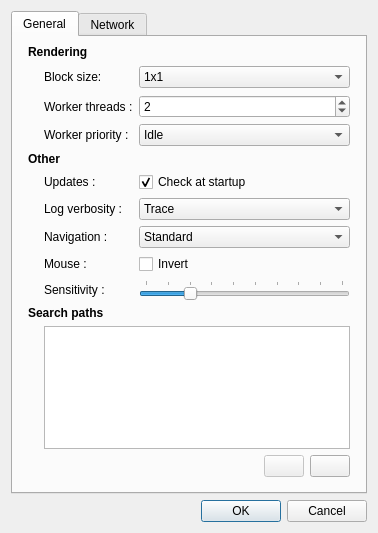
<?xml version="1.0" encoding="UTF-8"?>
<ui version="4.0">
 <class>ProgramSettingsDialog</class>
 <widget class="QDialog" name="ProgramSettingsDialog">
  <property name="geometry">
   <rect>
    <x>0</x>
    <y>0</y>
    <width>378</width>
    <height>533</height>
   </rect>
  </property>
  <property name="sizePolicy">
   <sizepolicy hsizetype="Preferred" vsizetype="MinimumExpanding">
    <horstretch>0</horstretch>
    <verstretch>0</verstretch>
   </sizepolicy>
  </property>
  <property name="maximumSize">
   <size>
    <width>16777215</width>
    <height>16777215</height>
   </size>
  </property>
  <property name="windowTitle">
   <string>Settings</string>
  </property>
  <layout class="QGridLayout" name="gridLayout">
   <item row="13" column="0">
    <widget class="QDialogButtonBox" name="buttonBox">
     <property name="orientation">
      <enum>Qt::Horizontal</enum>
     </property>
     <property name="standardButtons">
      <set>QDialogButtonBox::Cancel|QDialogButtonBox::Ok</set>
     </property>
    </widget>
   </item>
   <item row="0" column="0">
    <widget class="QTabWidget" name="tabWidget">
     <property name="sizePolicy">
      <sizepolicy hsizetype="Preferred" vsizetype="Expanding">
       <horstretch>0</horstretch>
       <verstretch>0</verstretch>
      </sizepolicy>
     </property>
     <property name="currentIndex">
      <number>0</number>
     </property>
     <widget class="QWidget" name="tab1">
      <attribute name="title">
       <string>General</string>
      </attribute>
      <layout class="QGridLayout" name="gridLayout1" rowstretch="0,0,0,0,0,0,0,0,0,0,0,0,0,0,0,0,0" columnstretch="0,0,0,1">
       <property name="leftMargin">
        <number>15</number>
       </property>
       <property name="topMargin">
        <number>8</number>
       </property>
       <property name="rightMargin">
        <number>15</number>
       </property>
       <property name="bottomMargin">
        <number>15</number>
       </property>
       <property name="spacing">
        <number>6</number>
       </property>
       <item row="0" column="0" colspan="3">
        <widget class="QLabel" name="label_10">
         <property name="font">
          <font>
           <weight>75</weight>
           <bold>true</bold>
          </font>
         </property>
         <property name="text">
          <string>Rendering</string>
         </property>
        </widget>
       </item>
       <item row="1" column="0">
        <spacer name="horizontalSpacer">
         <property name="orientation">
          <enum>Qt::Horizontal</enum>
         </property>
         <property name="sizeType">
          <enum>QSizePolicy::Fixed</enum>
         </property>
         <property name="sizeHint" stdset="0">
          <size>
           <width>10</width>
           <height>24</height>
          </size>
         </property>
        </spacer>
       </item>
       <item row="1" column="1">
        <widget class="QLabel" name="label">
         <property name="toolTip">
          <string>Specify the block resolution used to split images into
parallel workloads (default: 32x32). If chosen too small,
excessive block management may slow down the rendering.
Only applies to some integrators. </string>
         </property>
         <property name="text">
          <string>Block size: </string>
         </property>
         <property name="buddy">
          <cstring>blockSizeBox</cstring>
         </property>
        </widget>
       </item>
       <item row="1" column="2" colspan="2">
        <widget class="QComboBox" name="blockSizeBox">
         <property name="toolTip">
          <string>Specify the block resolution used to split images into
parallel workloads (default: 32x32). If chosen too small,
excessive block management may slow down the rendering.
Only applies to some integrators. </string>
         </property>
         <item>
          <property name="text">
           <string>1x1</string>
          </property>
         </item>
         <item>
          <property name="text">
           <string>2x2</string>
          </property>
         </item>
         <item>
          <property name="text">
           <string>4x4</string>
          </property>
         </item>
         <item>
          <property name="text">
           <string>8x8</string>
          </property>
         </item>
         <item>
          <property name="text">
           <string>16x16</string>
          </property>
         </item>
         <item>
          <property name="text">
           <string>32x32</string>
          </property>
         </item>
         <item>
          <property name="text">
           <string>64x64</string>
          </property>
         </item>
         <item>
          <property name="text">
           <string>128x128</string>
          </property>
         </item>
        </widget>
       </item>
       <item row="2" column="1">
        <widget class="QLabel" name="label_2">
         <property name="toolTip">
          <string>Specifies the number of local worker threads. The default is to use
all local cores (including virtual cores on Hyper-threading-enabled
machines). Setting this value lower can be useful to reduce the
system load, especially when much of the work is done over the network.</string>
         </property>
         <property name="text">
          <string>Worker threads :</string>
         </property>
         <property name="buddy">
          <cstring>localWorkerBox</cstring>
         </property>
        </widget>
       </item>
       <item row="2" column="2" colspan="2">
        <widget class="QSpinBox" name="localWorkerBox">
         <property name="toolTip">
          <string>Specifies the number of local worker threads. The default is to use
all local cores (including virtual cores on Hyper-threading-enabled
machines). Setting this value lower can be useful to reduce the
system load, especially when much of the work is done over the network.</string>
         </property>
         <property name="value">
          <number>2</number>
         </property>
        </widget>
       </item>
       <item row="14" column="0" colspan="4">
        <widget class="QLabel" name="label_3">
         <property name="font">
          <font>
           <weight>75</weight>
           <bold>true</bold>
          </font>
         </property>
         <property name="text">
          <string>Search paths</string>
         </property>
        </widget>
       </item>
       <item row="16" column="1" colspan="3">
        <layout class="QHBoxLayout" name="buttonsLayout1" stretch="0,0,0">
         <property name="spacing">
          <number>6</number>
         </property>
         <item>
          <spacer name="horizontalSpacer_2">
           <property name="orientation">
            <enum>Qt::Horizontal</enum>
           </property>
           <property name="sizeHint" stdset="0">
            <size>
             <width>118</width>
             <height>17</height>
            </size>
           </property>
          </spacer>
         </item>
         <item>
          <widget class="QPushButton" name="removePathButton">
           <property name="enabled">
            <bool>false</bool>
           </property>
           <property name="maximumSize">
            <size>
             <width>40</width>
             <height>16777215</height>
            </size>
           </property>
           <property name="toolTip">
            <string>Remove the selected search path</string>
           </property>
           <property name="text">
            <string/>
           </property>
           <property name="icon">
            <iconset resource="resources.qrc">
             <normaloff>:/resources/remove.png</normaloff>:/resources/remove.png</iconset>
           </property>
           <property name="iconSize">
            <size>
             <width>16</width>
             <height>16</height>
            </size>
           </property>
           <property name="autoDefault">
            <bool>false</bool>
           </property>
          </widget>
         </item>
         <item>
          <widget class="QPushButton" name="addPathButton">
           <property name="sizePolicy">
            <sizepolicy hsizetype="Minimum" vsizetype="Fixed">
             <horstretch>0</horstretch>
             <verstretch>0</verstretch>
            </sizepolicy>
           </property>
           <property name="maximumSize">
            <size>
             <width>40</width>
             <height>16777215</height>
            </size>
           </property>
           <property name="toolTip">
            <string>Add a search path</string>
           </property>
           <property name="text">
            <string/>
           </property>
           <property name="icon">
            <iconset resource="resources.qrc">
             <normaloff>:/resources/add.png</normaloff>:/resources/add.png</iconset>
           </property>
           <property name="iconSize">
            <size>
             <width>16</width>
             <height>16</height>
            </size>
           </property>
           <property name="autoDefault">
            <bool>false</bool>
           </property>
          </widget>
         </item>
        </layout>
       </item>
       <item row="4" column="0" colspan="3">
        <widget class="QLabel" name="label_11">
         <property name="font">
          <font>
           <weight>75</weight>
           <bold>true</bold>
          </font>
         </property>
         <property name="text">
          <string>Other</string>
         </property>
        </widget>
       </item>
       <item row="15" column="1" colspan="3">
        <widget class="QListWidget" name="searchPathList">
         <property name="enabled">
          <bool>true</bool>
         </property>
         <property name="sizePolicy">
          <sizepolicy hsizetype="Expanding" vsizetype="Ignored">
           <horstretch>0</horstretch>
           <verstretch>1</verstretch>
          </sizepolicy>
         </property>
         <property name="minimumSize">
          <size>
           <width>70</width>
           <height>70</height>
          </size>
         </property>
         <property name="maximumSize">
          <size>
           <width>16777215</width>
           <height>16777215</height>
          </size>
         </property>
         <property name="toolTip">
          <string>List of additional directories that will be searched
for resources, such as geometry data, textures, etc.</string>
         </property>
         <property name="frameShadow">
          <enum>QFrame::Sunken</enum>
         </property>
         <property name="resizeMode">
          <enum>QListView::Adjust</enum>
         </property>
        </widget>
       </item>
       <item row="6" column="2">
        <widget class="QCheckBox" name="checkForUpdatesBox">
         <property name="enabled">
          <bool>true</bool>
         </property>
         <property name="toolTip">
          <string>If active, Mitsuba will try to determine the most recent
release via Internet every time it is started.</string>
         </property>
         <property name="autoFillBackground">
          <bool>false</bool>
         </property>
         <property name="styleSheet">
          <string/>
         </property>
         <property name="text">
          <string>Check at startup</string>
         </property>
         <property name="checked">
          <bool>true</bool>
         </property>
         <property name="tristate">
          <bool>false</bool>
         </property>
        </widget>
       </item>
       <item row="6" column="1">
        <widget class="QLabel" name="label_7">
         <property name="toolTip">
          <string>If active, Mitsuba will try to determine the most recent
release via Internet every time it is started.</string>
         </property>
         <property name="text">
          <string>Updates :</string>
         </property>
        </widget>
       </item>
       <item row="11" column="2" colspan="2">
        <widget class="QSlider" name="sensitivitySlider">
         <property name="toolTip">
          <string>Specifies how sensitive the mouse should react to
movements while navigating in the realt-time preview.</string>
         </property>
         <property name="minimum">
          <number>1</number>
         </property>
         <property name="maximum">
          <number>10</number>
         </property>
         <property name="singleStep">
          <number>1</number>
         </property>
         <property name="pageStep">
          <number>1</number>
         </property>
         <property name="value">
          <number>3</number>
         </property>
         <property name="sliderPosition">
          <number>3</number>
         </property>
         <property name="orientation">
          <enum>Qt::Horizontal</enum>
         </property>
         <property name="tickPosition">
          <enum>QSlider::TicksAbove</enum>
         </property>
         <property name="tickInterval">
          <number>1</number>
         </property>
        </widget>
       </item>
       <item row="11" column="1">
        <widget class="QLabel" name="label_8">
         <property name="toolTip">
          <string>Specifies how sensitive the mouse should react to
movements while navigating in the realt-time preview.</string>
         </property>
         <property name="text">
          <string>Sensitivity :</string>
         </property>
        </widget>
       </item>
       <item row="9" column="1">
        <widget class="QLabel" name="label_12">
         <property name="toolTip">
          <string>Should the preview navigation flip the Y axis of the mouse?</string>
         </property>
         <property name="text">
          <string>Mouse :</string>
         </property>
         <property name="buddy">
          <cstring>invertMouseBox</cstring>
         </property>
        </widget>
       </item>
       <item row="9" column="2">
        <widget class="QCheckBox" name="invertMouseBox">
         <property name="toolTip">
          <string>Should the preview navigation flip the Y axis of the mouse?</string>
         </property>
         <property name="autoFillBackground">
          <bool>false</bool>
         </property>
         <property name="styleSheet">
          <string/>
         </property>
         <property name="text">
          <string>Invert</string>
         </property>
         <property name="tristate">
          <bool>false</bool>
         </property>
        </widget>
       </item>
       <item row="8" column="1">
        <widget class="QLabel" name="label_15">
         <property name="toolTip">
          <string>&lt;!DOCTYPE HTML PUBLIC &quot;-//W3C//DTD HTML 4.0//EN&quot; &quot;http://www.w3.org/TR/REC-html40/strict.dtd&quot;&gt;
&lt;html&gt;&lt;head&gt;&lt;meta name=&quot;qrichtext&quot; content=&quot;1&quot; /&gt;&lt;style type=&quot;text/css&quot;&gt;
p, li { white-space: pre-wrap; }
&lt;/style&gt;&lt;/head&gt;&lt;body style=&quot; font-family:'Ubuntu'; font-size:11pt; font-weight:400; font-style:normal;&quot;&gt;
&lt;p style=&quot; margin-top:0px; margin-bottom:0px; margin-left:0px; margin-right:0px; -qt-block-indent:0; text-indent:0px;&quot;&gt;This option specifies the camera behavior when navigating within the realtime preview.&lt;/p&gt;
&lt;p style=&quot;-qt-paragraph-type:empty; margin-top:0px; margin-bottom:0px; margin-left:0px; margin-right:0px; -qt-block-indent:0; text-indent:0px;&quot;&gt;&lt;/p&gt;
&lt;p style=&quot; margin-top:0px; margin-bottom:0px; margin-left:0px; margin-right:0px; -qt-block-indent:0; text-indent:0px;&quot;&gt;&lt;span style=&quot; font-weight:600;&quot;&gt;Standard&lt;/span&gt;: Rotate around the currently selected object.&lt;/p&gt;
&lt;p style=&quot;-qt-paragraph-type:empty; margin-top:0px; margin-bottom:0px; margin-left:0px; margin-right:0px; -qt-block-indent:0; text-indent:0px;&quot;&gt;&lt;/p&gt;
&lt;p style=&quot; margin-top:0px; margin-bottom:0px; margin-left:0px; margin-right:0px; -qt-block-indent:0; text-indent:0px;&quot;&gt;&lt;span style=&quot; font-weight:600;&quot;&gt;First person&lt;/span&gt;: A navigation mode that resembles walking through a scene&lt;/p&gt;&lt;/body&gt;&lt;/html&gt;</string>
         </property>
         <property name="text">
          <string>Navigation :</string>
         </property>
         <property name="buddy">
          <cstring>navigationModeBox</cstring>
         </property>
        </widget>
       </item>
       <item row="8" column="2" colspan="2">
        <widget class="QComboBox" name="navigationModeBox">
         <property name="toolTip">
          <string>&lt;!DOCTYPE HTML PUBLIC &quot;-//W3C//DTD HTML 4.0//EN&quot; &quot;http://www.w3.org/TR/REC-html40/strict.dtd&quot;&gt;
&lt;html&gt;&lt;head&gt;&lt;meta name=&quot;qrichtext&quot; content=&quot;1&quot; /&gt;&lt;style type=&quot;text/css&quot;&gt;
p, li { white-space: pre-wrap; }
&lt;/style&gt;&lt;/head&gt;&lt;body style=&quot; font-family:'Ubuntu'; font-size:11pt; font-weight:400; font-style:normal;&quot;&gt;
&lt;p style=&quot; margin-top:0px; margin-bottom:0px; margin-left:0px; margin-right:0px; -qt-block-indent:0; text-indent:0px;&quot;&gt;This option specifies the camera behavior when navigating within the realtime preview.&lt;/p&gt;
&lt;p style=&quot;-qt-paragraph-type:empty; margin-top:0px; margin-bottom:0px; margin-left:0px; margin-right:0px; -qt-block-indent:0; text-indent:0px;&quot;&gt;&lt;/p&gt;
&lt;p style=&quot; margin-top:0px; margin-bottom:0px; margin-left:0px; margin-right:0px; -qt-block-indent:0; text-indent:0px;&quot;&gt;&lt;span style=&quot; font-weight:600;&quot;&gt;Standard&lt;/span&gt;: Rotate around the currently selected object.&lt;/p&gt;
&lt;p style=&quot;-qt-paragraph-type:empty; margin-top:0px; margin-bottom:0px; margin-left:0px; margin-right:0px; -qt-block-indent:0; text-indent:0px;&quot;&gt;&lt;/p&gt;
&lt;p style=&quot; margin-top:0px; margin-bottom:0px; margin-left:0px; margin-right:0px; -qt-block-indent:0; text-indent:0px;&quot;&gt;&lt;span style=&quot; font-weight:600;&quot;&gt;First person&lt;/span&gt;: A navigation mode that resembles walking through a scene&lt;/p&gt;&lt;/body&gt;&lt;/html&gt;</string>
         </property>
         <item>
          <property name="text">
           <string>Standard</string>
          </property>
         </item>
         <item>
          <property name="text">
           <string>First Person</string>
          </property>
         </item>
        </widget>
       </item>
       <item row="7" column="2" colspan="2">
        <widget class="QComboBox" name="logVerbosityBox">
         <property name="toolTip">
          <string>Specifies the threshold for displaying log messages.
For instance, setting this to &quot;Info&quot; means that everything
above and including &quot;Info&quot; is written to the console.</string>
         </property>
         <item>
          <property name="text">
           <string>Trace</string>
          </property>
         </item>
         <item>
          <property name="text">
           <string>Debug</string>
          </property>
         </item>
         <item>
          <property name="text">
           <string>Info</string>
          </property>
         </item>
         <item>
          <property name="text">
           <string>Warn</string>
          </property>
         </item>
         <item>
          <property name="text">
           <string>Error</string>
          </property>
         </item>
        </widget>
       </item>
       <item row="7" column="1">
        <widget class="QLabel" name="label_5">
         <property name="toolTip">
          <string>Specifies the threshold for displaying log messages.
For instance, setting this to &quot;Info&quot; means that everything
above and including &quot;Info&quot; is written to the console.</string>
         </property>
         <property name="text">
          <string>Log verbosity :</string>
         </property>
         <property name="buddy">
          <cstring>logVerbosityBox</cstring>
         </property>
        </widget>
       </item>
       <item row="3" column="1">
        <widget class="QLabel" name="label_16">
         <property name="toolTip">
          <string>Thread priority to assign to Mitsuba's rendering threads.
Setting this to a value below Normal is usually a good idea,
since it will make the operating system more responsive.</string>
         </property>
         <property name="text">
          <string>Worker priority :</string>
         </property>
        </widget>
       </item>
       <item row="3" column="2" colspan="2">
        <widget class="QComboBox" name="workerPriorityBox">
         <property name="toolTip">
          <string>Thread priority to assign to Mitsuba's rendering threads.
Setting this to a value below Normal is usually a good idea,
since it will make the operating system more responsive.</string>
         </property>
         <item>
          <property name="text">
           <string>Idle</string>
          </property>
         </item>
         <item>
          <property name="text">
           <string>Lowest</string>
          </property>
         </item>
         <item>
          <property name="text">
           <string>Low</string>
          </property>
         </item>
         <item>
          <property name="text">
           <string>Normal</string>
          </property>
         </item>
         <item>
          <property name="text">
           <string>High</string>
          </property>
         </item>
         <item>
          <property name="text">
           <string>Highest</string>
          </property>
         </item>
        </widget>
       </item>
      </layout>
     </widget>
     <widget class="QWidget" name="tab2">
      <attribute name="title">
       <string>Network</string>
      </attribute>
      <layout class="QGridLayout" name="gridLayout2" rowstretch="0,0,0,0,0,1,0,0,0,0" columnstretch="0,0,1">
       <property name="leftMargin">
        <number>15</number>
       </property>
       <property name="topMargin">
        <number>8</number>
       </property>
       <property name="rightMargin">
        <number>15</number>
       </property>
       <property name="bottomMargin">
        <number>15</number>
       </property>
       <property name="spacing">
        <number>6</number>
       </property>
       <item row="0" column="0" colspan="3">
        <widget class="QLabel" name="label_4">
         <property name="font">
          <font>
           <weight>75</weight>
           <bold>true</bold>
          </font>
         </property>
         <property name="text">
          <string>Server settings</string>
         </property>
        </widget>
       </item>
       <item row="1" column="1">
        <widget class="QLabel" name="label_13">
         <property name="toolTip">
          <string>When the server feature is used, this field specifies the
hostname and associated network interface, on which
to wait for incoming connections.</string>
         </property>
         <property name="text">
          <string>Listen address :</string>
         </property>
         <property name="buddy">
          <cstring>nodeName</cstring>
         </property>
        </widget>
       </item>
       <item row="1" column="2">
        <widget class="QLineEdit" name="nodeName">
         <property name="toolTip">
          <string>When the server feature is used, this field specifies the
hostname and associated network interface, on which
to wait for incoming connections.</string>
         </property>
         <property name="text">
          <string>localhost</string>
         </property>
        </widget>
       </item>
       <item row="4" column="0" colspan="3">
        <widget class="QLabel" name="label_9">
         <property name="font">
          <font>
           <weight>75</weight>
           <bold>true</bold>
          </font>
         </property>
         <property name="text">
          <string>Network render nodes</string>
         </property>
        </widget>
       </item>
       <item row="5" column="1" colspan="2">
        <widget class="QListWidget" name="connectionList">
         <property name="sizePolicy">
          <sizepolicy hsizetype="Expanding" vsizetype="Ignored">
           <horstretch>0</horstretch>
           <verstretch>0</verstretch>
          </sizepolicy>
         </property>
         <property name="minimumSize">
          <size>
           <width>70</width>
           <height>70</height>
          </size>
         </property>
        </widget>
       </item>
       <item row="6" column="1" colspan="2">
        <layout class="QHBoxLayout" name="buttonsLayout2" stretch="0,0,0">
         <item>
          <spacer name="horizontalSpacer_4">
           <property name="orientation">
            <enum>Qt::Horizontal</enum>
           </property>
           <property name="sizeHint" stdset="0">
            <size>
             <width>118</width>
             <height>17</height>
            </size>
           </property>
          </spacer>
         </item>
         <item>
          <widget class="QPushButton" name="removeConnectionButton">
           <property name="enabled">
            <bool>false</bool>
           </property>
           <property name="maximumSize">
            <size>
             <width>40</width>
             <height>16777215</height>
            </size>
           </property>
           <property name="toolTip">
            <string>Remove a render node</string>
           </property>
           <property name="text">
            <string/>
           </property>
           <property name="icon">
            <iconset resource="resources.qrc">
             <normaloff>:/resources/remove.png</normaloff>:/resources/remove.png</iconset>
           </property>
           <property name="iconSize">
            <size>
             <width>16</width>
             <height>16</height>
            </size>
           </property>
           <property name="autoDefault">
            <bool>false</bool>
           </property>
          </widget>
         </item>
         <item>
          <widget class="QPushButton" name="addConnectionButton">
           <property name="enabled">
            <bool>true</bool>
           </property>
           <property name="maximumSize">
            <size>
             <width>40</width>
             <height>16777215</height>
            </size>
           </property>
           <property name="toolTip">
            <string>Add a render node</string>
           </property>
           <property name="text">
            <string/>
           </property>
           <property name="icon">
            <iconset resource="resources.qrc">
             <normaloff>:/resources/add.png</normaloff>:/resources/add.png</iconset>
           </property>
           <property name="iconSize">
            <size>
             <width>16</width>
             <height>16</height>
            </size>
           </property>
           <property name="autoDefault">
            <bool>false</bool>
           </property>
          </widget>
         </item>
        </layout>
       </item>
       <item row="7" column="0" colspan="3">
        <widget class="QLabel" name="label_6">
         <property name="font">
          <font>
           <weight>75</weight>
           <bold>true</bold>
          </font>
         </property>
         <property name="text">
          <string>Computational resources</string>
         </property>
        </widget>
       </item>
       <item row="8" column="1" colspan="2">
        <widget class="QLabel" name="statsLabel1">
         <property name="text">
          <string>Cores attached via network: 0</string>
         </property>
        </widget>
       </item>
       <item row="9" column="1" colspan="2">
        <widget class="QLabel" name="statsLabel2">
         <property name="sizePolicy">
          <sizepolicy hsizetype="Preferred" vsizetype="Preferred">
           <horstretch>0</horstretch>
           <verstretch>0</verstretch>
          </sizepolicy>
         </property>
         <property name="minimumSize">
          <size>
           <width>0</width>
           <height>0</height>
          </size>
         </property>
         <property name="text">
          <string>Total number of attached cores: 0</string>
         </property>
        </widget>
       </item>
       <item row="2" column="2">
        <widget class="QLineEdit" name="listenPort">
         <property name="toolTip">
          <string>When the server feature is used, this number specifies
the port at which Mitsuba should listen for incoming
connections. The default setting is 7554.</string>
         </property>
         <property name="text">
          <string>7554</string>
         </property>
        </widget>
       </item>
       <item row="2" column="1">
        <widget class="QLabel" name="label_14">
         <property name="toolTip">
          <string>When the server feature is used, this number specifies
the port at which Mitsuba should listen for incoming
connections. The default setting is 7554.</string>
         </property>
         <property name="text">
          <string>Listen port :</string>
         </property>
         <property name="buddy">
          <cstring>listenPort</cstring>
         </property>
        </widget>
       </item>
       <item row="1" column="0">
        <spacer name="horizontalSpacer_3">
         <property name="orientation">
          <enum>Qt::Horizontal</enum>
         </property>
         <property name="sizeType">
          <enum>QSizePolicy::Fixed</enum>
         </property>
         <property name="sizeHint" stdset="0">
          <size>
           <width>10</width>
           <height>0</height>
          </size>
         </property>
        </spacer>
       </item>
      </layout>
     </widget>
    </widget>
   </item>
  </layout>
 </widget>
 <tabstops>
  <tabstop>blockSizeBox</tabstop>
  <tabstop>localWorkerBox</tabstop>
  <tabstop>checkForUpdatesBox</tabstop>
  <tabstop>logVerbosityBox</tabstop>
  <tabstop>navigationModeBox</tabstop>
  <tabstop>invertMouseBox</tabstop>
  <tabstop>sensitivitySlider</tabstop>
  <tabstop>searchPathList</tabstop>
  <tabstop>removePathButton</tabstop>
  <tabstop>addPathButton</tabstop>
  <tabstop>buttonBox</tabstop>
  <tabstop>nodeName</tabstop>
  <tabstop>listenPort</tabstop>
  <tabstop>connectionList</tabstop>
  <tabstop>removeConnectionButton</tabstop>
  <tabstop>addConnectionButton</tabstop>
  <tabstop>tabWidget</tabstop>
 </tabstops>
 <resources>
  <include location="resources.qrc"/>
 </resources>
 <connections>
  <connection>
   <sender>buttonBox</sender>
   <signal>rejected()</signal>
   <receiver>ProgramSettingsDialog</receiver>
   <slot>reject()</slot>
   <hints>
    <hint type="sourcelabel">
     <x>286</x>
     <y>475</y>
    </hint>
    <hint type="destinationlabel">
     <x>141</x>
     <y>421</y>
    </hint>
   </hints>
  </connection>
  <connection>
   <sender>buttonBox</sender>
   <signal>accepted()</signal>
   <receiver>ProgramSettingsDialog</receiver>
   <slot>accept()</slot>
   <hints>
    <hint type="sourcelabel">
     <x>315</x>
     <y>475</y>
    </hint>
    <hint type="destinationlabel">
     <x>318</x>
     <y>421</y>
    </hint>
   </hints>
  </connection>
  <connection>
   <sender>localWorkerBox</sender>
   <signal>valueChanged(int)</signal>
   <receiver>ProgramSettingsDialog</receiver>
   <slot>refresh()</slot>
   <hints>
    <hint type="sourcelabel">
     <x>271</x>
     <y>114</y>
    </hint>
    <hint type="destinationlabel">
     <x>2</x>
     <y>346</y>
    </hint>
   </hints>
  </connection>
  <connection>
   <sender>listenPort</sender>
   <signal>textChanged(QString)</signal>
   <receiver>ProgramSettingsDialog</receiver>
   <slot>refresh()</slot>
   <hints>
    <hint type="sourcelabel">
     <x>175</x>
     <y>90</y>
    </hint>
    <hint type="destinationlabel">
     <x>26</x>
     <y>2</y>
    </hint>
   </hints>
  </connection>
  <connection>
   <sender>nodeName</sender>
   <signal>textEdited(QString)</signal>
   <receiver>ProgramSettingsDialog</receiver>
   <slot>refresh()</slot>
   <hints>
    <hint type="sourcelabel">
     <x>175</x>
     <y>62</y>
    </hint>
    <hint type="destinationlabel">
     <x>291</x>
     <y>4</y>
    </hint>
   </hints>
  </connection>
 </connections>
 <slots>
  <signal>signal1()</signal>
  <slot>refresh()</slot>
 </slots>
</ui>
